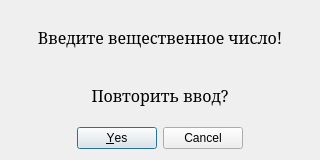
<?xml version="1.0" encoding="UTF-8"?>
<ui version="4.0">
 <class>ErrorInputDialog</class>
 <widget class="QDialog" name="ErrorInputDialog">
  <property name="geometry">
   <rect>
    <x>0</x>
    <y>0</y>
    <width>320</width>
    <height>160</height>
   </rect>
  </property>
  <property name="sizePolicy">
   <sizepolicy hsizetype="Fixed" vsizetype="Fixed">
    <horstretch>0</horstretch>
    <verstretch>0</verstretch>
   </sizepolicy>
  </property>
  <property name="minimumSize">
   <size>
    <width>320</width>
    <height>160</height>
   </size>
  </property>
  <property name="maximumSize">
   <size>
    <width>320</width>
    <height>160</height>
   </size>
  </property>
  <property name="windowTitle">
   <string>Некорректный ввод</string>
  </property>
  <layout class="QGridLayout" name="gridLayout" rowstretch="0,0,0,0,0,0,0,0,0">
   <item row="4" column="0">
    <widget class="QDialogButtonBox" name="buttonBox">
     <property name="maximumSize">
      <size>
       <width>320</width>
       <height>16777215</height>
      </size>
     </property>
     <property name="orientation">
      <enum>Qt::Horizontal</enum>
     </property>
     <property name="standardButtons">
      <set>QDialogButtonBox::Cancel|QDialogButtonBox::Yes</set>
     </property>
     <property name="centerButtons">
      <bool>true</bool>
     </property>
    </widget>
   </item>
   <item row="0" column="0">
    <widget class="QLabel" name="label">
     <property name="font">
      <font>
       <family>Serif</family>
       <pointsize>12</pointsize>
      </font>
     </property>
     <property name="text">
      <string>Введите вещественное число!</string>
     </property>
     <property name="alignment">
      <set>Qt::AlignCenter</set>
     </property>
    </widget>
   </item>
   <item row="1" column="0">
    <widget class="QLabel" name="label_2">
     <property name="font">
      <font>
       <family>Serif</family>
       <pointsize>12</pointsize>
      </font>
     </property>
     <property name="text">
      <string>Повторить ввод?</string>
     </property>
     <property name="alignment">
      <set>Qt::AlignCenter</set>
     </property>
    </widget>
   </item>
  </layout>
 </widget>
 <resources/>
 <connections>
  <connection>
   <sender>buttonBox</sender>
   <signal>accepted()</signal>
   <receiver>ErrorInputDialog</receiver>
   <slot>accept()</slot>
   <hints>
    <hint type="sourcelabel">
     <x>248</x>
     <y>254</y>
    </hint>
    <hint type="destinationlabel">
     <x>157</x>
     <y>274</y>
    </hint>
   </hints>
  </connection>
  <connection>
   <sender>buttonBox</sender>
   <signal>rejected()</signal>
   <receiver>ErrorInputDialog</receiver>
   <slot>reject()</slot>
   <hints>
    <hint type="sourcelabel">
     <x>316</x>
     <y>260</y>
    </hint>
    <hint type="destinationlabel">
     <x>286</x>
     <y>274</y>
    </hint>
   </hints>
  </connection>
 </connections>
</ui>
